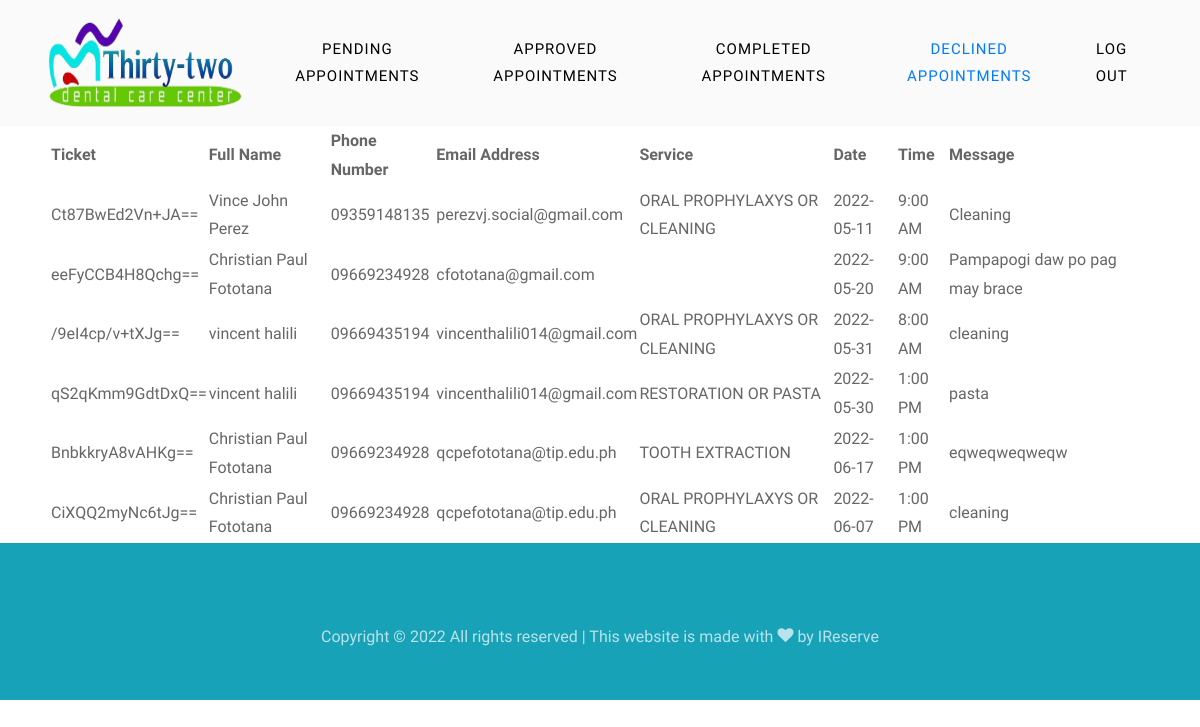
The page /admin/declined.php (signed in) on the database as committed earlier.
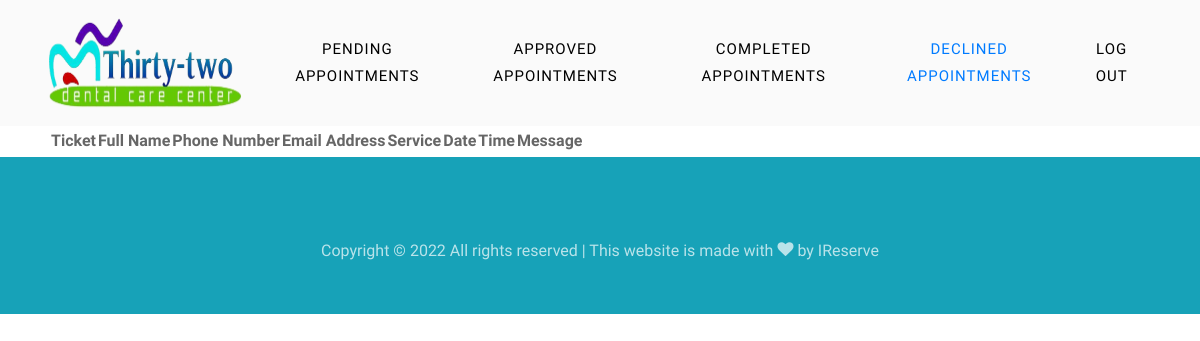
The same page on the database as committed later.
### tables this page shows
CREATE TABLE `appointments` (
  `apt_id` int(11) NOT NULL,
  `requestee` int(11) DEFAULT NULL,
  `name` varchar(100) NOT NULL,
  `phone` bigint(11) NOT NULL,
  `email` varchar(100) NOT NULL,
  `address` varchar(255) NOT NULL,
  `service` varchar(100) NOT NULL,
  `date` date NOT NULL,
  `time` varchar(50) DEFAULT NULL,
  `issue` varchar(255) NOT NULL,
  `ticket` varchar(255) NOT NULL,
  `status` varchar(11) NOT NULL,
  `notif_status` int(1) NOT NULL
);

### admin/declined.php (the view, shortened to what this page needs)
<!DOCTYPE html>
<html lang="en">
<head>
	<link rel="stylesheet" href="https://cdn.datatables.net/1.11.5/css/jquery.dataTables.min.css">
	<link rel="stylesheet" href="assets/css/open-iconic-bootstrap.min.css">
	<link rel="stylesheet" href="assets/css/animate.css">
	<link rel="stylesheet" href="assets/css/owl.carousel.min.css">
	<link rel="stylesheet" href="assets/css/owl.theme.default.min.css">
	<link rel="stylesheet" href="assets/css/magnific-popup.css">
	<link rel="stylesheet" href="assets/css/aos.css">
	<link rel="stylesheet" href="assets/css/ionicons.min.css">
	<link rel="stylesheet" href="assets/css/bootstrap-datepicker.css">
	<link rel="stylesheet" href="assets/css/jquery.timepicker.css">
	<link rel="stylesheet" href="assets/css/flaticon.css">
	<link rel="stylesheet" href="assets/css/icomoon.css">
	<link rel="stylesheet" href="assets/css/style.css">
	<link rel="stylesheet" href="assets/css/index.css">
</head>
<body>
	<nav class="navbar  navbar-expand-lg  navbar-light bg-light">
		<div class="container">
			<a class="navbar-brand" href="index.php"><img src="../assets/img/logos.png" width="200" height="100"></a>
			<div class="collapse navbar-collapse" id="ftco-nav">
				<ul class="navbar-nav ml-auto">
					<li class="nav-item"><a href="index.php" class="nav-link">Pending Appointments</a></li>
					<li class="nav-item"><a href="approved.php" class="nav-link">Approved Appointments</a></li>
					<li class="nav-item"><a href="completed.php" class="nav-link">Completed Appointments</a></li>
					<li class="nav-item active"><a href="declined.php" class="nav-link">Declined Appointments</a></li>
				</ul>
			</div>
			<div class="collapse navbar-collapse" id="ftco-nav">
				<ul class="navbar-nav ml-auto">
					<li class="nav-item cta"><a href="logout.php" class="nav-link"><span>Log Out</span></a>
					</li>
				</ul>
			</div>
		</div>
	</nav>
	<div class="pending-body">
		<table id="appttable" class="display compact cell-border" >
			<thead>
				<tr>
					<th>Ticket</th>
					<th>Full Name</th>
					<th>Phone Number</th>
					<th>Email Address</th>
					<th>Service</th>
					<th>Date</th>
					<th>Time</th>
					<th>Message</th>
				</tr>
			</thead>
			<tbody>
				<?php
					include('assets/php/config.php');
					$sql = "SELECT * FROM appointments WHERE `status` = 'Declined'";
					$res = mysqli_query($con, $sql );
					while($row=mysqli_fetch_array($res)){
						$time = $row['time'];
						$time =  date('g:i A', strtotime($time));
						echo "<tr>";
							echo "<td>";echo $row['ticket']; echo "</td>";
							echo "<td>";echo $row["name"]; echo "</td>";
							echo "<td>";echo .0.$row["phone"];  echo "</td>";
							echo "<td>";echo $row["email"];  echo "</td>";
							echo "<td>";echo $row["service"];  echo "</td>";
							echo "<td>";echo $row["date"];  echo "</td>";
							echo "<td>";echo $time;  echo "</td>";
							echo "<td style='width: 50px;'><p class='break-line'>";echo $row["issue"];  echo "</p></td>";
						echo "</tr>";
					}
				?>
		</table>
	</div>
	<footer class="ftco-footer ftco-bg-dark ftco-section">
	<div class="container">
		<div class="row">
                <div class="col-md-12 text-center">
                    <p>
                        Copyright &copy;
                         All rights reserved | This website is made with
                        <i class="icon-heart" aria-hidden="true"></i> by <a href="https://colorlib.com"
                            target="_blank">IReserve</a>
                    </p>
                </div>
            </div>
        </div>
	</footer>
</body>
</html>

Rows that differ between the two databases and show on the page:
removed appointments: ticket "Ct87BwEd2Vn+JA==", name "Vince John Perez", phone "9359148135", email "perezvj.social@gmail.com", service "ORAL PROPHYLAXYS OR CLEANING", date "2022-05-11", time "9:00 AM", issue "Cleaning"
removed appointments: ticket "eeFyCCB4H8Qchg==", name "Christian Paul Fototana", phone "9669234928", email "cfototana@gmail.com", date "2022-05-20", time "9:00 AM", issue "Pampapogi daw po pag may brace"
removed appointments: ticket "/9eI4cp/v+tXJg==", name "vincent halili", phone "9669435194", email "vincenthalili014@gmail.com", service "ORAL PROPHYLAXYS OR CLEANING", date "2022-05-31", time "8:00 AM", issue "cleaning"
removed appointments: ticket "qS2qKmm9GdtDxQ==", name "vincent halili", phone "9669435194", email "vincenthalili014@gmail.com", service "RESTORATION OR PASTA", date "2022-05-30", time "1:00 PM", issue "pasta"
removed appointments: ticket "BnbkkryA8vAHKg==", name "Christian Paul Fototana", phone "9669234928", email "qcpefototana@tip.edu.ph", service "TOOTH EXTRACTION", date "2022-06-17", time "1:00 PM", issue "eqweqweqweqw"
removed appointments: ticket "CiXQQ2myNc6tJg==", name "Christian Paul Fototana", phone "9669234928", email "qcpefototana@tip.edu.ph", service "ORAL PROPHYLAXYS OR CLEANING", date "2022-06-07", time "1:00 PM", issue "cleaning"
